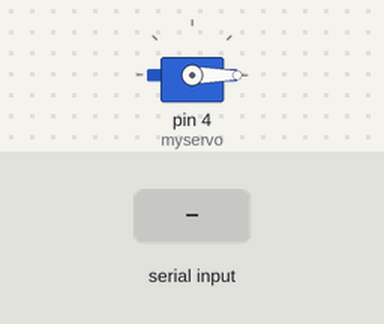
The sketch below on a simulated Arduino Uno, built with avr-gcc and run on an emulated ATmega328P. On the bench: servo. Inputs (shaded band) come from the test bench. What the sketch prints to the serial monitor is not drawn.

Above: at 1.2 s.
1.3 s: "open\n" received over Serial
At 2.3 s:
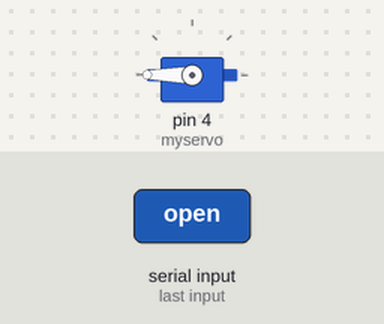
Timing chart, 0 to 7.8 s (numbered marks = the images above; inputs shaded):
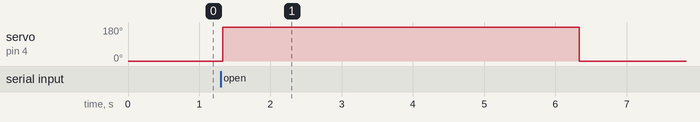

The sketch:

pj.ino
```cpp
#include <Servo.h> //เรียกใช้ไลบารี Servo

Servo myservo; //ประกาศตัวแปร Servo เอาไว้ใช้ควบคุม Servo
String input;

void setup() {
  Serial.begin(9600);  // ตั้งค่า Serial communication ที่อัตราความเร็ว 9600 บิตต่อวินาที
  myservo.attach(4);    //เชื่อมต่อ Servo กับขาดิจิทัลขาที่ 4 บนบอร์ด
  myservo.write(0);     // ประตูปิด 0 องศา
  Serial.println("พร้อมรับคำสั่งจาก Serial Monitor");//แจ้งว่า Arduino พร้อมใช้งานแล้ว
}

void loop() {
  if (Serial.available() > 0) {
    input = Serial.readStringUntil('\n');  // อ่านข้อมูลจาก Serial จนถึง newline
    Serial.println("ได้รับคำสั่ง: " + input);  // แสดงคำสั่งที่ได้รับ

    if (input == "open") {  //ตรวจสอบว่า open ไหม
      Serial.println("กำลังเปิดประตู...");  // ก็จะแจ้งว่ากำลังเปิดประตู
      myservo.write(180);    // สั่งเปิดประตู โดย Servo หมุนไปที่ 180 องศา
      delay(5000);           // เปิดค้างไว้ 5 วินาที
      myservo.write(0);      // ปิดประตู Servo ก็จะกลับไปที่ 0 องศา
      delay(1000);           // หน่วงเวลา 1 วินาที ก่อนจะรับคำสั่งใหม่
    } else {
      Serial.println("คำสั่งไม่ถูกต้อง!");  // จะแสดงขึ้นมาว่าคำสั่งไม่ถูกต้อง
    }
  }
}
```

Measured:
- after the input at 1.3 s, servo on pin 4 (myservo): 0° → 180° at once, → 0° 5.0 s later
